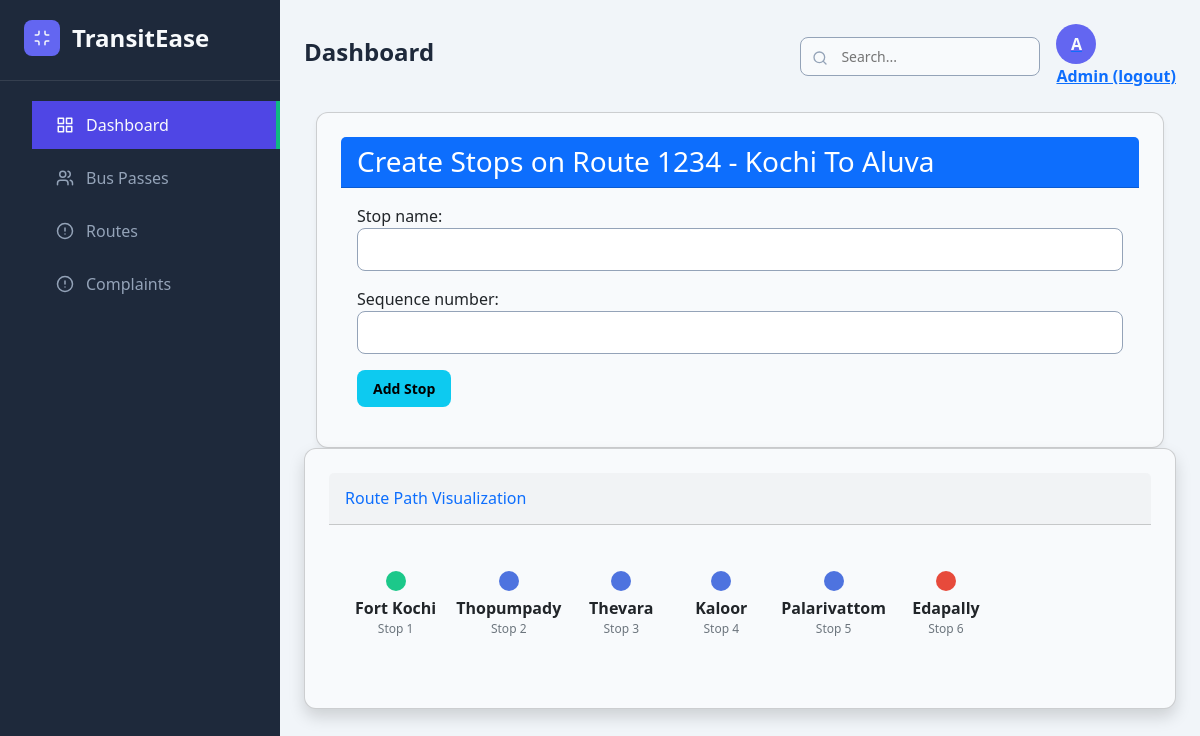
The app's page /add_stops/2 (signed in) with its own data.
### home/models.py (models this page shows, shortened)
class BusRoute(models.Model):
    route_name = models.CharField(max_length=100, unique=True)
    start_point = models.CharField(max_length=100)
    end_point = models.CharField(max_length=100)
    route_number = models.CharField(max_length=10, unique=True)
    class Meta:
        verbose_name = 'bus route'
        verbose_name_plural = 'bus routes'
    def __str__(self):
        return f"{self.route_number} - {self.route_name}"

class BusStop(models.Model):
    route = models.ForeignKey(BusRoute, on_delete=models.CASCADE, related_name="stops")
    stop_name = models.CharField(max_length=100)
    sequence_number = models.PositiveIntegerField()
    class Meta:
        verbose_name = 'bus stop'
        verbose_name_plural = 'bus stops'
        unique_together = ('route', 'sequence_number')
        ordering = ['route', 'sequence_number']

### home/views.py (the view, shortened to what this page needs)
# urls.py: path("add_stops/<int:pk>",views.add_stops,name="add_stops"),
@login_required(login_url='signin')
def add_stops(request, pk):
    route = get_object_or_404(BusRoute, id=pk)
    form = BusStopForm()
    context = {
        "form":form,
        "route":route
    }
    return render(request,"admin/add_stops.html",context)

### home/forms.py
class BusStopForm(forms.ModelForm):
    class Meta:
        model = BusStop
        fields = ['stop_name', 'sequence_number']
    def __init__(self, *args, **kwargs):
        super().__init__(*args, **kwargs)
        for field in self.fields:
            self.fields[field].widget.attrs.update({'class': 'form-control'})

### templates/admin/add_stops.html (shortened to what this page needs)
{% extends 'admin/index.html' %}
{% block content %}
<div class="container mt-4">
    <div class="card">
        <div class="card-header bg-primary text-white">
            <h3 class="mb-0">Create Stops on Route {{route}}</h3>
        </div>
        <div class="card-body">
            <form method="POST">
                {{ form.as_p }}
                <button type="submit" class="btn btn-info">Add Stop</button>
            </form>
        </div>
    </div>
</div>
  <div class="card shadow mb-4">
    <div class="card-header py-3">
        <h6 class="m-0 font-weight-bold text-primary">Route Path Visualization</h6>
    </div>
    <div class="card-body">
        <div class="route-visualization">
            <div class="d-flex align-items-center route-line">
                {% for stop in route.stops.all %}
                    <div class="route-stop">
                        <div class="stop-point {% if forloop.first %}start-point{% elif forloop.last %}end-point{% endif %}"></div>
                        <div class="stop-name">{{ stop.stop_name }}</div>
                        <div class="stop-number">Stop {{ stop.sequence_number }}</div>
                    </div>
                {% endfor %}
            </div>
        </div>
    </div>
</div>
{% endblock %}

### templates/admin/index.html (style rules this page uses)
:root { --primary: #6366f1; --primary-dark: #4f46e5; --secondary: #10b981; --dark: #1e293b; --light: #f8fafc; --gray: #94a3b8; --gray-light: #f1f5f9; --gray-dark: #334155; --danger: #ef4444; --warning: #f59e0b; --info: #3b82f6; }
* { margin: 0; padding: 0; box-sizing: border-box; font-family: 'Segoe UI', Tahoma, Geneva, Verdana, sans-serif; }
body { background-color: var(--gray-light); color: var(--dark); }
.card { background-color: var(--light); border-radius: 12px; padding: 24px; box-shadow: 0 4px 6px rgba(0, 0, 0, 0.05); }
.bg-primary { background-color: var(--primary); }
.btn { padding: 8px 16px; border-radius: 8px; font-size: 14px; font-weight: 600; cursor: pointer; transition: all 0.3s; border: none; }
.form-control { width: 100%; padding: 10px 16px; border-radius: 8px; border: 1px solid var(--gray); font-size: 14px; }

### templates/admin/add_stops.html (style rules this page uses)
.route-visualization { overflow-x: auto; padding: 20px 0; }
.route-line { min-width: 100%; }
.route-stop { display: flex; flex-direction: column; align-items: center; padding: 10px; min-width: 100px; }
.stop-point { width: 20px; height: 20px; border-radius: 50%; background-color: #4e73df; margin-bottom: 5px; }
.start-point { background-color: #1cc88a; }
.end-point { background-color: #e74a3b; }
.stop-name { font-weight: bold; text-align: center; }
.stop-number { font-size: 12px; color: #6c757d; }

### records on screen
BusRoute: route_number+route_name "1234 - Kochi To Aluva"
BusStop: stop_name "Fort Kochi", sequence_number "1"
BusStop: stop_name "Thopumpady", sequence_number "2"
BusStop: stop_name "Thevara", sequence_number "3"
BusStop: stop_name "Kaloor", sequence_number "4"
BusStop: stop_name "Palarivattom", sequence_number "5"
BusStop: stop_name "Edapally", sequence_number "6"
